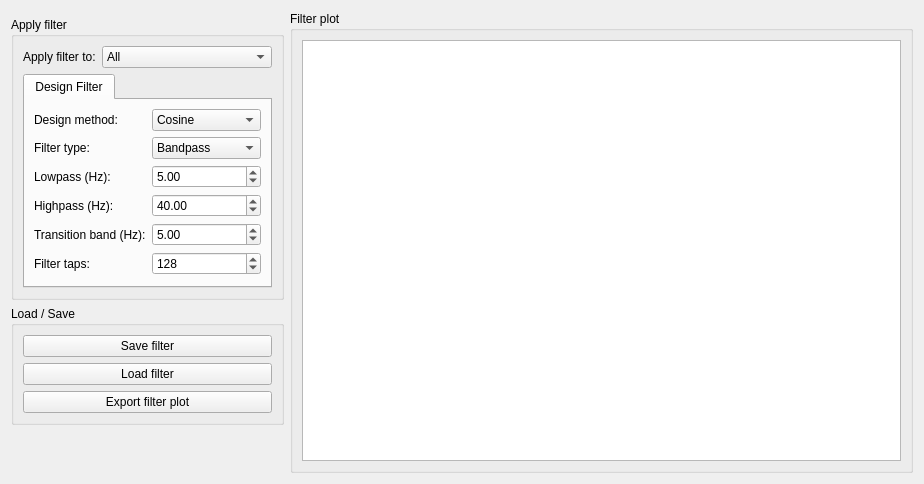
<?xml version="1.0" encoding="UTF-8"?>
<ui version="4.0">
 <class>FilterDesignViewWidget</class>
 <widget class="QWidget" name="FilterDesignViewWidget">
  <property name="windowModality">
   <enum>Qt::NonModal</enum>
  </property>
  <property name="geometry">
   <rect>
    <x>0</x>
    <y>0</y>
    <width>924</width>
    <height>484</height>
   </rect>
  </property>
  <property name="windowTitle">
   <string>Filter design</string>
  </property>
  <layout class="QHBoxLayout" name="horizontalLayout_2">
   <item>
    <layout class="QGridLayout" name="gridLayout_4">
     <property name="topMargin">
      <number>0</number>
     </property>
     <item row="1" column="0">
      <widget class="QGroupBox" name="m_groupBox_filterSettings_2">
       <property name="sizePolicy">
        <sizepolicy hsizetype="Preferred" vsizetype="Preferred">
         <horstretch>0</horstretch>
         <verstretch>0</verstretch>
        </sizepolicy>
       </property>
       <property name="minimumSize">
        <size>
         <width>0</width>
         <height>0</height>
        </size>
       </property>
       <property name="title">
        <string>Apply filter</string>
       </property>
       <layout class="QFormLayout" name="formLayout">
        <item row="0" column="0">
         <widget class="QLabel" name="m_label_applyFilterTo">
          <property name="text">
           <string>Apply filter to:</string>
          </property>
         </widget>
        </item>
        <item row="0" column="1">
         <widget class="QComboBox" name="m_comboBox_filterApplyTo">
          <item>
           <property name="text">
            <string>All</string>
           </property>
          </item>
          <item>
           <property name="text">
            <string>MEG</string>
           </property>
          </item>
          <item>
           <property name="text">
            <string>EEG</string>
           </property>
          </item>
          <item>
           <property name="text">
            <string>ECG</string>
           </property>
          </item>
          <item>
           <property name="text">
            <string>EOG</string>
           </property>
          </item>
          <item>
           <property name="text">
            <string>EMG</string>
           </property>
          </item>
         </widget>
        </item>
        <item row="1" column="0" colspan="2">
         <widget class="QTabWidget" name="m_tabWidget_mode">
          <property name="sizePolicy">
           <sizepolicy hsizetype="Preferred" vsizetype="Preferred">
            <horstretch>0</horstretch>
            <verstretch>0</verstretch>
           </sizepolicy>
          </property>
          <property name="maximumSize">
           <size>
            <width>16777215</width>
            <height>16777215</height>
           </size>
          </property>
          <property name="currentIndex">
           <number>0</number>
          </property>
          <widget class="QWidget" name="Design">
           <attribute name="title">
            <string>Design Filter</string>
           </attribute>
           <layout class="QHBoxLayout" name="horizontalLayout_4">
            <item>
             <layout class="QGridLayout" name="m_layout_designFilter">
              <item row="3" column="0">
               <widget class="QLabel" name="m_label_highpass">
                <property name="text">
                 <string>Highpass (Hz):</string>
                </property>
               </widget>
              </item>
              <item row="2" column="1">
               <widget class="QDoubleSpinBox" name="m_doubleSpinBox_lowpass">
                <property name="maximum">
                 <double>999.000000000000000</double>
                </property>
                <property name="singleStep">
                 <double>1.000000000000000</double>
                </property>
                <property name="value">
                 <double>5.000000000000000</double>
                </property>
               </widget>
              </item>
              <item row="3" column="1">
               <widget class="QDoubleSpinBox" name="m_doubleSpinBox_highpass">
                <property name="maximum">
                 <double>999.000000000000000</double>
                </property>
                <property name="singleStep">
                 <double>1.000000000000000</double>
                </property>
                <property name="value">
                 <double>40.000000000000000</double>
                </property>
               </widget>
              </item>
              <item row="4" column="0">
               <widget class="QLabel" name="m_label_transitionBand">
                <property name="text">
                 <string>Transition band (Hz):</string>
                </property>
               </widget>
              </item>
              <item row="4" column="1">
               <widget class="QDoubleSpinBox" name="m_doubleSpinBox_transitionband">
                <property name="maximum">
                 <double>999.000000000000000</double>
                </property>
                <property name="singleStep">
                 <double>1.000000000000000</double>
                </property>
                <property name="value">
                 <double>5.000000000000000</double>
                </property>
               </widget>
              </item>
              <item row="0" column="0">
               <widget class="QLabel" name="m_label_designMethod">
                <property name="text">
                 <string>Design method:</string>
                </property>
               </widget>
              </item>
              <item row="1" column="1">
               <widget class="QComboBox" name="m_comboBox_filterType">
                <property name="sizePolicy">
                 <sizepolicy hsizetype="Preferred" vsizetype="Fixed">
                  <horstretch>0</horstretch>
                  <verstretch>0</verstretch>
                 </sizepolicy>
                </property>
                <item>
                 <property name="text">
                  <string>Bandpass</string>
                 </property>
                </item>
                <item>
                 <property name="text">
                  <string>Lowpass</string>
                 </property>
                </item>
                <item>
                 <property name="text">
                  <string>Highpass</string>
                 </property>
                </item>
               </widget>
              </item>
              <item row="0" column="1">
               <widget class="QComboBox" name="m_comboBox_designMethod">
                <item>
                 <property name="text">
                  <string>Cosine</string>
                 </property>
                </item>
                <item>
                 <property name="text">
                  <string>Tschebyscheff</string>
                 </property>
                </item>
               </widget>
              </item>
              <item row="2" column="0">
               <widget class="QLabel" name="m_label_lowpass">
                <property name="text">
                 <string>Lowpass (Hz):</string>
                </property>
               </widget>
              </item>
              <item row="1" column="0">
               <widget class="QLabel" name="m_label_filterType">
                <property name="text">
                 <string>Filter type:</string>
                </property>
               </widget>
              </item>
              <item row="5" column="0">
               <widget class="QLabel" name="m_label_filterTaps">
                <property name="text">
                 <string>Filter taps:</string>
                </property>
               </widget>
              </item>
              <item row="5" column="1">
               <widget class="QSpinBox" name="m_spinBox_filterTaps">
                <property name="minimum">
                 <number>16</number>
                </property>
                <property name="maximum">
                 <number>512</number>
                </property>
                <property name="singleStep">
                 <number>1</number>
                </property>
                <property name="value">
                 <number>128</number>
                </property>
               </widget>
              </item>
             </layout>
            </item>
           </layout>
          </widget>
         </widget>
        </item>
       </layout>
      </widget>
     </item>
     <item row="4" column="0">
      <spacer name="verticalSpacer">
       <property name="orientation">
        <enum>Qt::Vertical</enum>
       </property>
       <property name="sizeHint" stdset="0">
        <size>
         <width>20</width>
         <height>40</height>
        </size>
       </property>
      </spacer>
     </item>
     <item row="0" column="1" rowspan="5">
      <widget class="QGroupBox" name="m_groupBox_filterPlot">
       <property name="sizePolicy">
        <sizepolicy hsizetype="Expanding" vsizetype="Expanding">
         <horstretch>0</horstretch>
         <verstretch>0</verstretch>
        </sizepolicy>
       </property>
       <property name="minimumSize">
        <size>
         <width>0</width>
         <height>0</height>
        </size>
       </property>
       <property name="maximumSize">
        <size>
         <width>16777215</width>
         <height>16777215</height>
        </size>
       </property>
       <property name="title">
        <string>Filter plot</string>
       </property>
       <layout class="QHBoxLayout" name="horizontalLayout">
        <item>
         <widget class="QGraphicsView" name="m_graphicsView_filterPlot">
          <property name="sizePolicy">
           <sizepolicy hsizetype="Expanding" vsizetype="Expanding">
            <horstretch>0</horstretch>
            <verstretch>0</verstretch>
           </sizepolicy>
          </property>
          <property name="minimumSize">
           <size>
            <width>450</width>
            <height>0</height>
           </size>
          </property>
         </widget>
        </item>
       </layout>
      </widget>
     </item>
     <item row="2" column="0" rowspan="2">
      <widget class="QGroupBox" name="groupBox">
       <property name="title">
        <string>Load / Save</string>
       </property>
       <layout class="QVBoxLayout" name="verticalLayout">
        <item>
         <widget class="QPushButton" name="m_pushButton_exportFilter">
          <property name="text">
           <string>Save filter</string>
          </property>
         </widget>
        </item>
        <item>
         <widget class="QPushButton" name="m_pushButton_loadFilter">
          <property name="text">
           <string>Load filter</string>
          </property>
         </widget>
        </item>
        <item>
         <widget class="QPushButton" name="m_pushButton_exportPlot">
          <property name="text">
           <string>Export filter plot</string>
          </property>
         </widget>
        </item>
       </layout>
      </widget>
     </item>
    </layout>
   </item>
  </layout>
 </widget>
 <tabstops>
  <tabstop>m_comboBox_filterApplyTo</tabstop>
  <tabstop>m_tabWidget_mode</tabstop>
  <tabstop>m_pushButton_exportFilter</tabstop>
  <tabstop>m_pushButton_loadFilter</tabstop>
  <tabstop>m_pushButton_exportPlot</tabstop>
  <tabstop>m_graphicsView_filterPlot</tabstop>
 </tabstops>
 <resources/>
 <connections/>
</ui>
